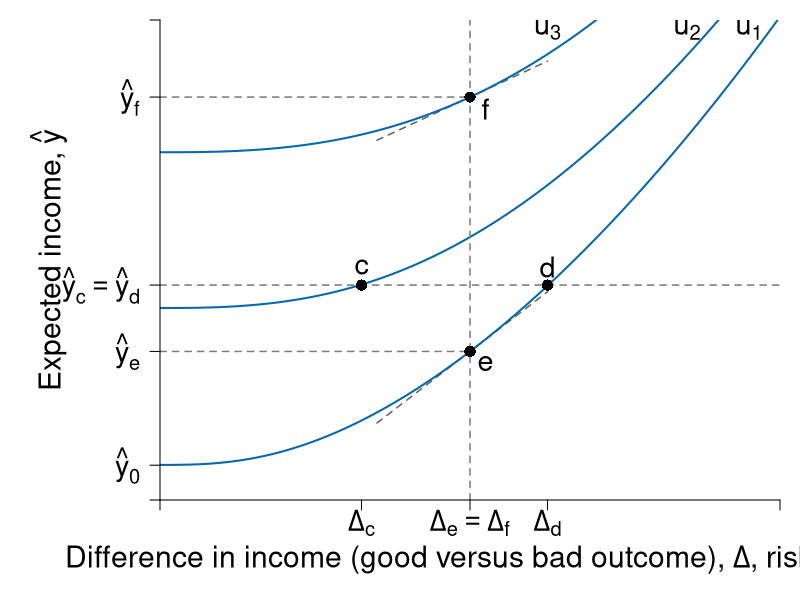

This chart was generated by the following R code:
#' Graph Designer: Scott Cohn
#' Authors: Bowles and Halliday
#' Title: Coordination, Conflict and Competition: A Text in Microeconomics

library("shape")

pdf(file = "risk/risk_averse_dara_c.pdf", width = 9, height = 7)

# Set parameters for graphics
axislabelsize <- 1.8
labelsize <- 1.725
namesize <- 1.8
annotatesize <- 1.5
graphlinewidth <- 2
segmentlinewidth <- 1.5

COL <- c("#7fc97f", "#beaed4", "#fdc086", "#ffff99", "#386cb0", "#f0027f", "#bf5b17", "#666666")
COLA <- c("#e0f3db", "#99d8c9","#66c2a4","#41ae76", "#238b45", "#005824")
COLB <- c("#c6dbef", "#4eb3d3", "#2b8cbe", "#0868ac","#084081")
COLC <- c("#fcfbfd", "#efedf5", "#dadaeb", "#bcbddc", "#9e9ac8", "#807dba", "#6a51a3", "#54278f", "#3f007d")
grays <- gray.colors(25, start = 1, end = 0, alpha = 1)

a <- c(2, 4, 6)
par(mar =  c(5, 8, 1, 1))
xlims <- c(0, 10)
ylims <- c(0, 40)


u <- function(y, delta, a = 3.5, b = 0.1, c = 2){
  y^a - b * delta^c
}

indiff <- function(u, delta, a = 1.5, b = 0.5, c = 4){
  (u + b * delta^c )^(1/a)
}

slopeA <- function(g, slope1 = 0.25, slope2 = 0.08){
  slope1 + 2*slope2*g
}

indiffA2 <- function(g, intercept = 7.8, slope1 = 0.25, slope2 = 0.055){
  intercept  + slope1*g + slope2*g^2
}

slopeA2 <- function(g, slope1 = 0.25, slope2 = 0.055){
  slope1 + 2*slope2*g
}


slopeA3 <- function(g, slope1 = 0.25, slope2 = 0.01){
  slope1 + 2*slope2*g
}

tangentline <- function(b, m, x){
  m*x + b
}

#Plot command 
plot(0, 0, xlim = xlims, ylim = ylims, 
     type = "n",
     xlab = expression(paste("")),
     ylab = expression(paste("")), 
     axes = FALSE,
     cex.lab = axislabelsize, 
     bty = "n", 
     xaxs = "i", 
     yaxs = "i"
)

y1 <- indiff(5, 0.5*xlims[2], c = 2.7)
y2 <- indiff(64, 0.5*xlims[2], c = 2.7) - 4
y3 <- indiff(156, 0.5*xlims[2], c = 2.7)

ticksx <- c(0, 0.325*xlims[2], 0.5*xlims[2], 0.625*xlims[2], xlims[2])
xlabels <- c(NA, expression(paste(Delta[c])), expression(paste(Delta[e] == Delta[f])), expression(paste(Delta[d])), NA)
ticksy <- c(0, 2.9, y1, y2, y3, ylims[2])
ylabels <- c(NA, expression(hat(y)[0]), expression(paste(hat(y)[e])), expression(paste(hat(y)[c] == hat(y)[d])), expression(paste(hat(y)[f])), NA)


#Axis labels and draw linear utility function
#mtext(expression(paste("Difference in income (good versus bad outcome), ", Delta, ", risk")), side = 1, line = 2.5, cex = axislabelsize)
text(-1.8, 0.5*ylims[2], expression(paste("Expected income, ", hat(y))), xpd = TRUE, cex = axislabelsize, srt = 90) 
text(0.45*xlims[2], -5, expression(paste("Difference in income (good versus bad outcome), ", Delta, ", risk")), xpd = TRUE, cex = axislabelsize) 

npts <- 500 
xx1 <- seq(xlims[1], xlims[2], length.out = npts)
xx2 <- seq(0.5*xlims[2] - 1.5, 0.5*xlims[2] + 1.25, length.out = npts)

# tangent lines
lines(xx2, tangentline(x = xx2, m = 3.97626, b = -7.500294), col = grays[22], lwd = segmentlinewidth, lty = 2)
lines(xx2, tangentline(x = xx2, m = 2.39591, b = 21.5975), col = grays[22], lwd = segmentlinewidth, lty = 2)

# util curves
for (u in c(5, 64, 156) ) {
  lines(xx1, indiff(u, xx1, c = 2.7), col = COLB[4], lwd = graphlinewidth, lty = 1)  
}

# vertical delta segment
segments(0.5*xlims[2], 0, 0.5*xlims[2], ylims[2], col = grays[20], lwd = segmentlinewidth, lty = 2)

# horizontal segments
segments(0, y1, 0.5*xlims[2], y1, col = grays[20], lwd = segmentlinewidth, lty = 2)
segments(0, y2, indiff(5, 0.75*xlims[2], c = 2.7), y2, col = grays[20], lwd = segmentlinewidth, lty = 2)
segments(0, y3, 0.5*xlims[2], y3, col = grays[20], lwd = segmentlinewidth, lty = 2)

#axis
axis(1, at = ticksx, pos = 0, labels = xlabels, cex.axis = labelsize)
axis(2, at = ticksy, pos = 0, labels = ylabels, las = 1, cex.axis = labelsize)

# points
points(0.5*xlims[2], y1, pch = 16, col = "black", cex = 1.5)
points(0.325*xlims[2], y2, pch = 16, col = "black", cex = 1.5)
points(0.625*xlims[2], y2, pch = 16, col = "black", cex = 1.5)
points(0.5*xlims[2], y3, pch = 16, col = "black", cex = 1.5)

# label points
text(0.5*xlims[2] + 0.25, y1 - 1, expression(paste(e)), cex = labelsize)
text(0.325*xlims[2], y2 + 1.5, expression(paste(c)), cex = labelsize)
text(0.625*xlims[2], y2 + 1.5, expression(paste(d)), cex = labelsize)
text(0.5*xlims[2] + 0.25, y3 - 1, expression(paste(f)), cex = labelsize)

# label indiff
text(0.95*xlims[2], 0.98*ylims[2], expression(paste(u[1])), cex = labelsize)
text(0.85*xlims[2], 0.98*ylims[2], expression(paste(u[2])), cex = labelsize)
text(0.625*xlims[2], 0.98*ylims[2], expression(paste(u[3])), cex = labelsize)

dev.off() 
